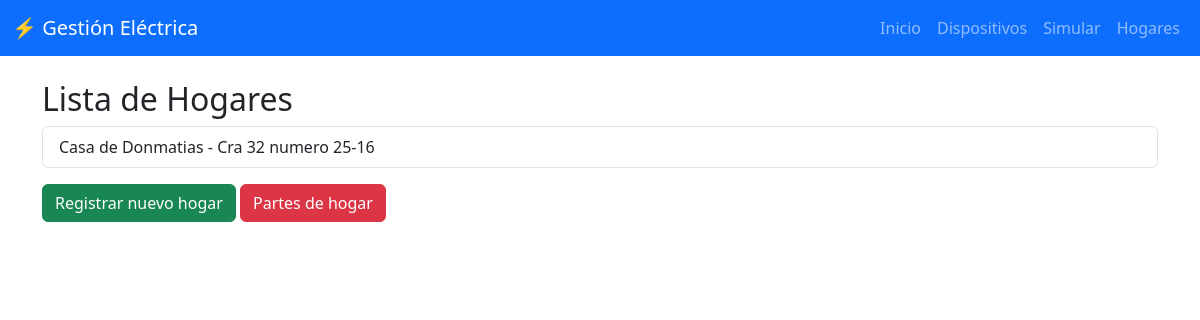
Page /hogares/ (signed in) on the earlier database version.
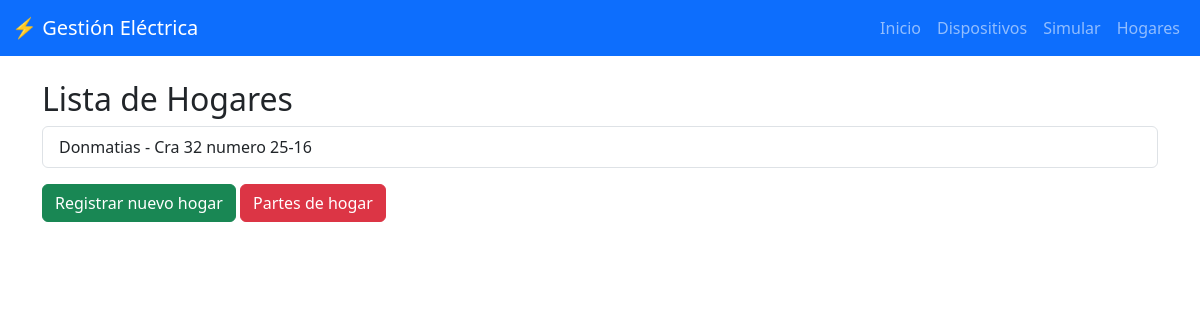
Same page on the later database version.
### dispositivos/models.py (models this page shows, shortened)
class Hogar(models.Model):
    nombre = models.CharField(max_length=100)
    direccion = models.CharField(max_length=255)

### dispositivos/views.py (the view)
# urls.py: path("hogares/", views_dispositivos.lista_hogares, name="lista_hogares"),
@login_required
def lista_hogares(request):
    hogares = Hogar.objects.all()
    return render(request, "lista_hogares.html", {"hogares": hogares})

### dispositivos/templates/lista_hogares.html (shortened to what this page needs)
{% extends 'base.html' %}
{% block content %}
<h2>Lista de Hogares</h2>
<ul class="list-group">
  {% for hogar in hogares %}
    <li class="list-group-item">{{ hogar.nombre }} - {{ hogar.direccion }}
  {% endfor %}
</ul>
<a href="{% url 'registrar_hogar' %}" class="btn btn-success mt-3">Registrar nuevo hogar</a>
<a class="btn btn-danger mt-3" href="{% url 'listar_partes_hogar' %}">Partes de hogar</a></li>
{% endblock %}

Differences in the rows shown:
removed Hogar: nombre "Casa de Donmatias", direccion "Cra 32 numero 25-16"
added Hogar: nombre "Donmatias", direccion "Cra 32 numero 25-16"
